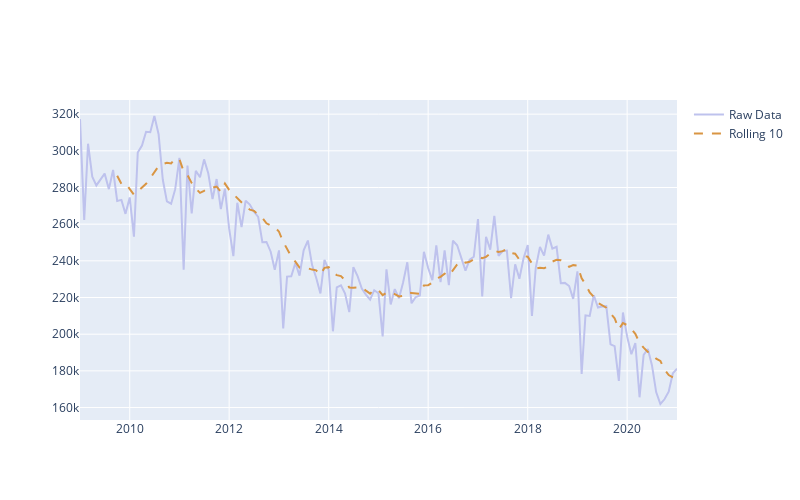

Notebook code cell kept with this figure:
### Code cell
fig = go.Figure()
fig.add_trace(go.Scatter(x=df['date'], y=df['crude_oil_imports'], mode='lines', name='Raw Data',
                        line=dict(color='#bec2ed')))
fig.add_trace(go.Scatter(x=df['date'], y=df['rolling_10'], mode='lines', name='Rolling 10',
                        line=dict(color='#d99543', dash='dash')))
fig.update_layout(width=800, height=500)

### Figure 1 — Plotly figure (JSON) as saved in the notebook; plotly's stock layout.template omitted (floating-point values rounded to 4 significant figures; data arrays with more than 128 entries replaced by an {"elided": "..."} marker saying what was removed)
{"data": [{"line": {"color": "#bec2ed"}, "mode": "lines", "name": "Raw Data", "type": "scatter", "x": {"elided": "145 str values"}, "y": {"elided": "145 int values"}}, {"line": {"color": "#d99543", "dash": "dash"}, "mode": "lines", "name": "Rolling 10", "type": "scatter", "x": {"elided": "145 str values"}, "y": {"elided": "145 float values"}}], "layout": {"height": 500, "width": 800}}
